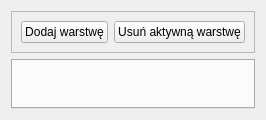
      <widget class="QWidget" name="tab_2">
       <property name="layoutDirection">
        <enum>Qt::LeftToRight</enum>
       </property>
       <attribute name="title">
        <string>Pancerz</string>
       </attribute>
       <layout class="QVBoxLayout" name="verticalLayout_2">
        <item>
         <widget class="QFrame" name="frame_7">
          <property name="frameShape">
           <enum>QFrame::StyledPanel</enum>
          </property>
          <property name="frameShadow">
           <enum>QFrame::Raised</enum>
          </property>
          <layout class="QHBoxLayout" name="horizontalLayout_2">
           <item>
            <widget class="QPushButton" name="dodaj_warstwe">
             <property name="focusPolicy">
              <enum>Qt::NoFocus</enum>
             </property>
             <property name="text">
              <string>Dodaj warstwę</string>
             </property>
            </widget>
           </item>
           <item>
            <widget class="QPushButton" name="usun_warstwe">
             <property name="focusPolicy">
              <enum>Qt::NoFocus</enum>
             </property>
             <property name="text">
              <string>Usuń aktywną warstwę</string>
             </property>
            </widget>
           </item>
          </layout>
         </widget>
        </item>
        <item>
         <widget class="QTabWidget" name="tab_Pancerz">
          <property name="sizePolicy">
           <sizepolicy hsizetype="Expanding" vsizetype="Expanding">
            <horstretch>1</horstretch>
            <verstretch>1</verstretch>
           </sizepolicy>
          </property>
          <property name="minimumSize">
           <size>
            <width>50</width>
            <height>50</height>
           </size>
          </property>
          <property name="maximumSize">
           <size>
            <width>600</width>
            <height>300</height>
           </size>
          </property>
          <property name="currentIndex">
           <number>-1</number>
          </property>
         </widget>
        </item>
       </layout>
      </widget>
